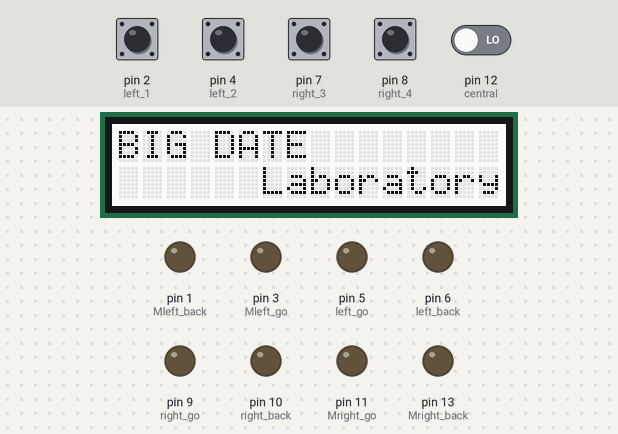
Simulated run of this sketch. Board: Arduino Uno, built with avr-gcc and run on an emulated ATmega328P. Shown: 16×2 character LCD, output pins drawn as LEDs (lit = HIGH). The inputs (shaded band) are chosen by the test bench; at power-on: pin 2 (left_1), pin 4 (left_2), pin 7 (right_3), pin 8 (right_4), pin 12 (central) LOW. Random numbers use the default seed unless the sketch sets one.

Above: at 1.3 s.
1.4 s: pin 12 (central) driven HIGH
At 1.9 s:
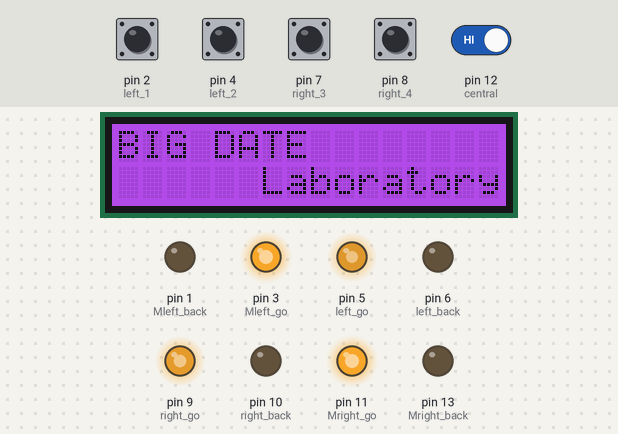
2.9 s: pin 12 (central) driven LOW
At 4.1 s:
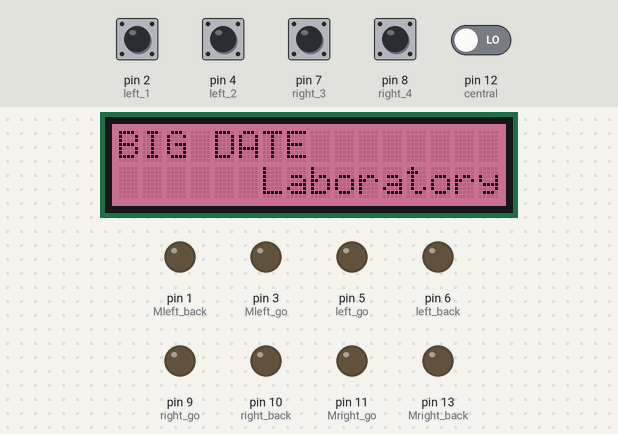
4.4 s: pin 7 (right_3) pulled HIGH for 0.15 s
At 5.8 s:
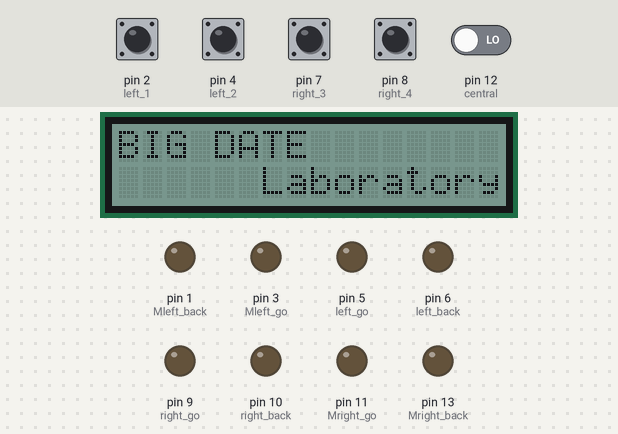
6.1 s: pin 2 (left_1) pulled HIGH for 1 s
At 6.9 s:
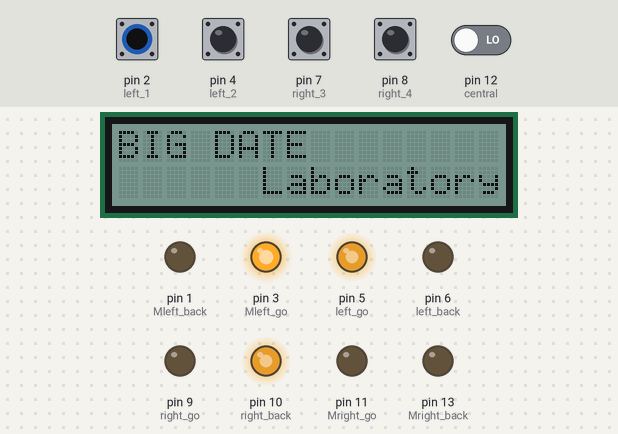
10.1 s: pin 4 (left_2) pulled HIGH for 1 s
At 10.9 s:
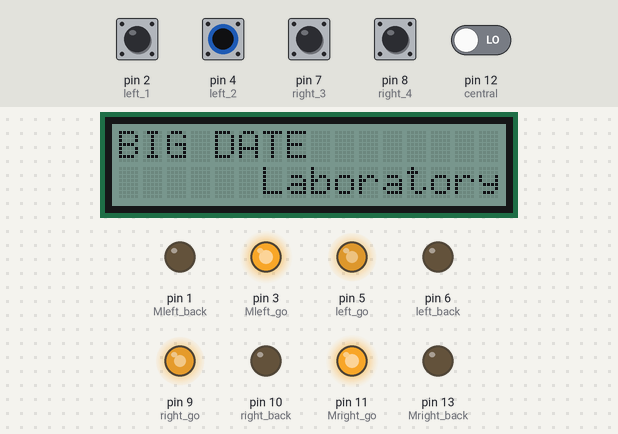
12.6 s: pin 7 (right_3) pulled HIGH for 1 s
At 14.1 s:
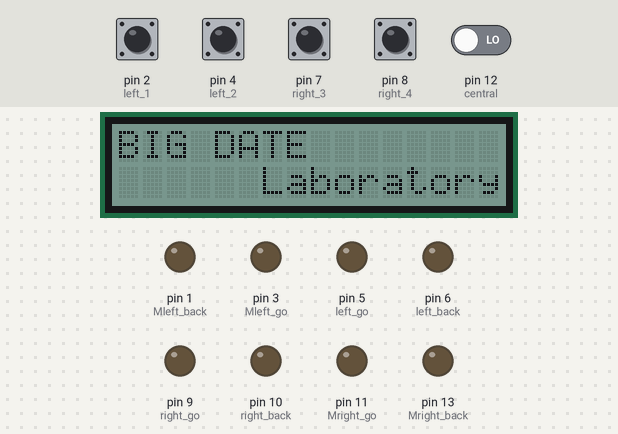
Timing chart, 0 to 15.6 s (numbered marks = the images above; inputs shaded):
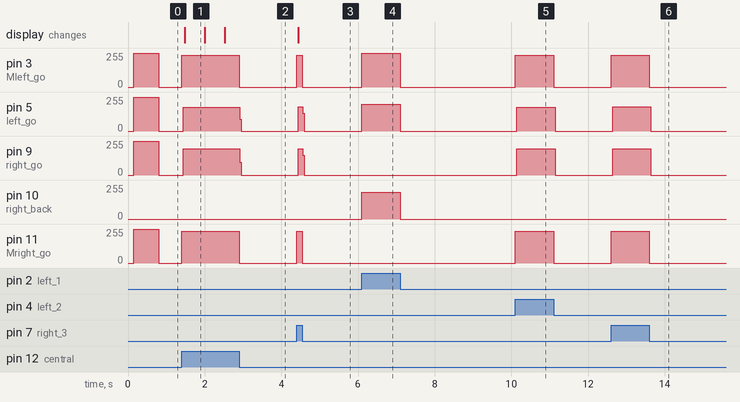

The sketch:

test.ino
```cpp
#include <Wire.h>
#include "rgb_lcd.h"
rgb_lcd lcd;
int numRGB = 0;
int nRGB;
//后电机引脚
int right_go   = 9;
int right_back = 10;
int left_go    = 5;
int left_back  = 6;
//前电机
int Mright_go   = 11;
int Mright_back = 13;
int Mleft_go    = 3;
int Mleft_back  = 1;
//循迹模块引脚
int left_1  = 2;
int left_2  = 4;
int central = 12;
int right_3  = 7;
int right_4  = 8;

//循迹数组
int redReturn[5] = {0,0,0,0,0};

void setup() {
  lcd.begin(16, 2);
  pinMode(right_go  ,OUTPUT);
  pinMode(right_back,OUTPUT);
  pinMode(left_go   ,OUTPUT);
  pinMode(left_back ,OUTPUT);

  pinMode(Mright_go  ,OUTPUT);
  pinMode(Mright_back,OUTPUT);
  pinMode(Mleft_go   ,OUTPUT);
  pinMode(Mleft_back ,OUTPUT);
  lcd.begin(16, 2);
  lcd.setRGB(255, 255, 255);//白
  lcd.print("BIG DATE");
  lcd.setCursor(0, 1);
  lcd.print("      Laboratory");

}
 //RGB切换无延迟
void huanRGB(){
  if(nRGB==6000){
    lcd.setRGB(random(0,255),random(0,255),random(0,255));
    nRGB=0;
    }
  else{
    nRGB++;
    }
  }

//红外
void redValues(){
  redReturn[0] = digitalRead(left_1);
  redReturn[1] = digitalRead(left_2);
  redReturn[2] = digitalRead(central);
  redReturn[3] = digitalRead(right_3);
  redReturn[4] = digitalRead(right_4);
  }
void rrun(){

  digitalWrite(Mleft_back, LOW);
  digitalWrite(Mright_back,LOW);
  analogWrite(left_back,   0);
  analogWrite(right_back,  0);

  analogWrite(left_go,   255);   //左前进
  analogWrite(right_go,  255);   //右前进
  analogWrite(Mleft_go,  255);   //左前进
  analogWrite(Mright_go, 255);   //右前进
  }
void maeRun(int sp){
  digitalWrite(Mleft_back, LOW);
  digitalWrite(Mright_back,LOW);
  analogWrite(left_go,   0);
  analogWrite(right_go,  0);

  analogWrite(left_go,   sp-10);   //左前进
  analogWrite(right_go,  sp);   //右前进
  analogWrite(Mleft_go,  sp);   //左前进
  analogWrite(Mright_go, sp);   //右前进
  }
 //左转
void hitariRun(int sp){
  analogWrite(right_go,  sp);   //右前进
  analogWrite(right_back, 0);     //右后退 禁止

  analogWrite(left_back, sp);   //左后退
  analogWrite(left_go,    0);     //左前进 禁止

  digitalWrite(Mright_back,LOW);
  analogWrite(Mright_go,  255);   //右前进

  digitalWrite(Mleft_back, LOW);   //左后退
  analogWrite(Mleft_go,   0);
  }

  //右转
void migiRun(int sp){
  analogWrite(left_go,  sp);   //右前进
  analogWrite(left_back, 0);     //右后退 禁止

  analogWrite(right_back, sp);   //左后退
  analogWrite(right_go,    0);     //左前进 禁止

  digitalWrite(Mright_back, LOW);
  analogWrite(Mleft_go,    255);   //左前进

  digitalWrite(Mleft_back,  LOW);
  analogWrite(Mright_go,   0);   //右后退

  }
 void stopp(){
  digitalWrite(left_back,LOW);
  digitalWrite(left_go,LOW);
  digitalWrite(right_back,LOW);
  digitalWrite(right_go,LOW);

  digitalWrite(Mleft_back,LOW);
  digitalWrite(Mleft_go,LOW);
  digitalWrite(Mright_back,LOW);
  digitalWrite(Mright_go,LOW);
  }

void run(){
  //0检测到，1没测到
  //直行
  //11 0 11
  if((redReturn[0] == 1) && (redReturn[1] == 1) && (redReturn[2] == 0)
  &&( redReturn[3] == 1) && (redReturn[4] == 1)){
      maeRun(255);
    }
  //左转四种
  // 10 1 11
  else if((redReturn[0] == 1) && (redReturn[1] == 0) && (redReturn[2] == 1)
  &&( redReturn[3] == 1) && (redReturn[4] == 1)){
      hitariRun(140);
      migiRun(40);
  }
  //01 1 11
  else if((redReturn[0] == 0) && (redReturn[1] == 1) && (redReturn[2] == 1)
  &&( redReturn[3] == 1) && (redReturn[4] == 1)){
     hitariRun(200);
  }
  //00 1 11
  else if((redReturn[0] == 0) && (redReturn[1] == 0) && (redReturn[2] == 1)
  &&( redReturn[3] == 1) && (redReturn[4] == 1)){
      hitariRun(200);
  }
  //00 0 11
  else if((redReturn[0] == 0) && (redReturn[1] == 0) && (redReturn[2] == 0)
  &&( redReturn[3] == 1) && (redReturn[4] == 1)){
      hitariRun(200);
  }
  //大左转
  //00 0 01
  else if((redReturn[0] == 0) && (redReturn[1] == 0) && (redReturn[2] == 0)
  &&( redReturn[3] == 0) && (redReturn[4] == 1)){
      hitariRun(200);
  }
  //右转四种
  //11 1 01
  else if((redReturn[0] == 1) && (redReturn[1] == 1) && (redReturn[2] == 1)
  &&( redReturn[3] == 0) && (redReturn[4] == 1)){

      migiRun(140);
      hitariRun(40);
  }

  //11 1 10
  else if((redReturn[0] == 1) && (redReturn[1] == 1) && (redReturn[2] == 1)
  &&( redReturn[3] == 1) && (redReturn[4] == 0)){
      migiRun(200);
  }
  //11 1 00
  else if((redReturn[0] == 1) && (redReturn[1] == 1) && (redReturn[2] == 1)
  &&( redReturn[3] == 0) && (redReturn[4] == 0)){
      migiRun(200);
  }
  //11 0 00
  else if((redReturn[0] == 1) && (redReturn[1] == 1) && (redReturn[2] == 0)
  &&( redReturn[3] == 0) && (redReturn[4] == 0)){
      migiRun(200);
  }
  //10 0 00
  else if((redReturn[0] == 1) && (redReturn[1] == 0) && (redReturn[2] == 0)
  &&( redReturn[3] == 0) && (redReturn[4] == 0)){
      migiRun(200);
  }
  //00 0 00
   else if((redReturn[0] == 0) && (redReturn[1] == 0) && (redReturn[2] == 0)
  &&( redReturn[3] == 0) && (redReturn[4] == 0)){
      stopp();
  }
  else{
    maeRun(240);
    }
}
void loop() {
  huanRGB();
  redValues();
  if(millis()>=800){
    run();
    }
  else{
    rrun();
    }

}
```

Measured:
- after the input at 1.4 s, pin 3 (Mleft_go), pin 11 (Mright_go): 0/255 → 240/255 at once; pin 5 (left_go): 0/255 → 180/255 at once; pin 9 (right_go): 0/255 → 197/255 at once; the display: changes after 0.08 s (image 1)
- after the input at 2.9 s, pin 3 (Mleft_go), pin 11 (Mright_go): 240/255 → 0/255 at once; pin 5 (left_go): 180/255 → 0/255 at once; pin 9 (right_go): 197/255 → 0/255 at once
- after the input at 4.4 s, pin 3 (Mleft_go), pin 11 (Mright_go): 0/255 → 240/255 at once, → 0/255 0.15 s later; pin 5 (left_go): 0/255 → 181/255 at once, → 0/255 0.12 s later; pin 9 (right_go): 0/255 → 198/255 at once, → 0/255 0.12 s later; the display: changes at once (image 3)
- after the input at 6.1 s, pin 3 (Mleft_go): 0/255 → 255/255 at once, → 0/255 1.0 s later; pin 5 (left_go), pin 10 (right_back): 0/255 → 200/255 at once, → 0/255 1.0 s later
- after the input at 10.1 s, pin 3 (Mleft_go), pin 11 (Mright_go): 0/255 → 240/255 at once, → 0/255 1.0 s later; pin 5 (left_go): 0/255 → 178/255 at once, → 0/255 1.0 s later; pin 9 (right_go): 0/255 → 196/255 at once, → 0/255 1.0 s later
- after the input at 12.6 s, pin 3 (Mleft_go), pin 11 (Mright_go): 0/255 → 240/255 at once, → 0/255 1.0 s later; pin 5 (left_go): 0/255 → 181/255 at once, → 0/255 1.0 s later; pin 9 (right_go): 0/255 → 197/255 at once, → 0/255 1.0 s later
- what the display in image 1 shows lasts 0.5 s, from 1.5 s to 2.0 s
